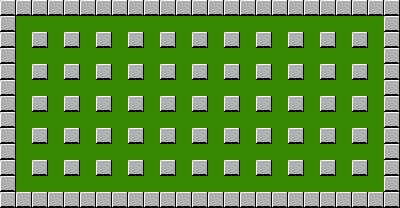

Below is a game level as drawn by its tile map, then a one-line description and the .tmx file that defines it, in full:
An orthogonal 25x13 tile map with 16x16 px tiles, 1 tile layer (Tile Layer 1).

<map version="1.10" tiledversion="1.11.2" orientation="orthogonal" renderorder="right-down" width="25" height="13" tilewidth="16" tileheight="16" infinite="0" nextlayerid="2" nextobjectid="1">
 <tileset firstgid="1" source="Tiles.tsx" />
 <layer id="1" name="Tile Layer 1" width="25" height="13">
  <data encoding="csv">
1,1,1,1,1,1,1,1,1,1,1,1,1,1,1,1,1,1,1,1,1,1,1,1,1,
1,2,2,2,2,2,2,2,2,2,2,2,2,2,2,2,2,2,2,2,2,2,2,2,1,
1,2,1,2,1,2,1,2,1,2,1,2,1,2,1,2,1,2,1,2,1,2,1,2,1,
1,2,2,2,2,2,2,2,2,2,2,2,2,2,2,2,2,2,2,2,2,2,2,2,1,
1,2,1,2,1,2,1,2,1,2,1,2,1,2,1,2,1,2,1,2,1,2,1,2,1,
1,2,2,2,2,2,2,2,2,2,2,2,2,2,2,2,2,2,2,2,2,2,2,2,1,
1,2,1,2,1,2,1,2,1,2,1,2,1,2,1,2,1,2,1,2,1,2,1,2,1,
1,2,2,2,2,2,2,2,2,2,2,2,2,2,2,2,2,2,2,2,2,2,2,2,1,
1,2,1,2,1,2,1,2,1,2,1,2,1,2,1,2,1,2,1,2,1,2,1,2,1,
1,2,2,2,2,2,2,2,2,2,2,2,2,2,2,2,2,2,2,2,2,2,2,2,1,
1,2,1,2,1,2,1,2,1,2,1,2,1,2,1,2,1,2,1,2,1,2,1,2,1,
1,2,2,2,2,2,2,2,2,2,2,2,2,2,2,2,2,2,2,2,2,2,2,2,1,
1,1,1,1,1,1,1,1,1,1,1,1,1,1,1,1,1,1,1,1,1,1,1,1,1
</data>
 </layer>
</map>